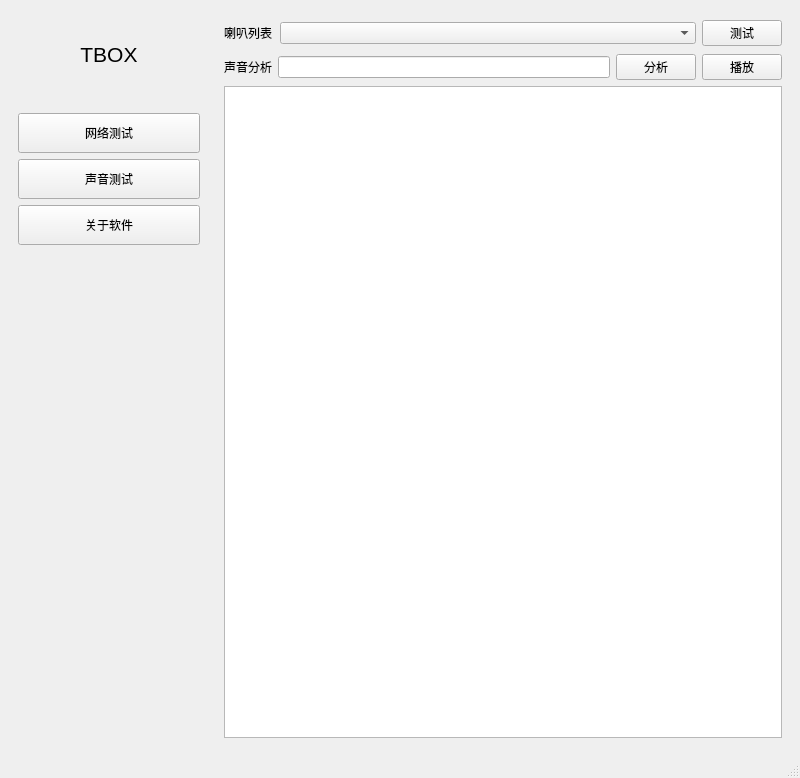
<?xml version="1.0" encoding="UTF-8"?>
<ui version="4.0">
 <class>MainWindow</class>
 <widget class="QMainWindow" name="MainWindow">
  <property name="geometry">
   <rect>
    <x>0</x>
    <y>0</y>
    <width>800</width>
    <height>778</height>
   </rect>
  </property>
  <property name="sizePolicy">
   <sizepolicy hsizetype="Minimum" vsizetype="Minimum">
    <horstretch>0</horstretch>
    <verstretch>0</verstretch>
   </sizepolicy>
  </property>
  <property name="minimumSize">
   <size>
    <width>800</width>
    <height>600</height>
   </size>
  </property>
  <property name="windowTitle">
   <string>MainWindow</string>
  </property>
  <widget class="QWidget" name="centralwidget">
   <property name="sizePolicy">
    <sizepolicy hsizetype="Preferred" vsizetype="Preferred">
     <horstretch>0</horstretch>
     <verstretch>0</verstretch>
    </sizepolicy>
   </property>
   <property name="minimumSize">
    <size>
     <width>0</width>
     <height>0</height>
    </size>
   </property>
   <layout class="QVBoxLayout" name="verticalLayout_3">
    <item>
     <layout class="QHBoxLayout" name="horizontalLayout">
      <item>
       <widget class="QWidget" name="widget" native="true">
        <property name="sizePolicy">
         <sizepolicy hsizetype="Fixed" vsizetype="Preferred">
          <horstretch>0</horstretch>
          <verstretch>0</verstretch>
         </sizepolicy>
        </property>
        <property name="minimumSize">
         <size>
          <width>200</width>
          <height>0</height>
         </size>
        </property>
        <property name="maximumSize">
         <size>
          <width>200</width>
          <height>16777215</height>
         </size>
        </property>
        <layout class="QVBoxLayout" name="verticalLayout_4">
         <item>
          <widget class="QWidget" name="widget_2" native="true">
           <property name="sizePolicy">
            <sizepolicy hsizetype="Fixed" vsizetype="Fixed">
             <horstretch>0</horstretch>
             <verstretch>0</verstretch>
            </sizepolicy>
           </property>
           <property name="baseSize">
            <size>
             <width>200</width>
             <height>200</height>
            </size>
           </property>
           <layout class="QVBoxLayout" name="verticalLayout_2"/>
          </widget>
         </item>
         <item>
          <widget class="QLabel" name="label_2">
           <property name="font">
            <font>
             <pointsize>16</pointsize>
             <italic>false</italic>
             <bold>false</bold>
            </font>
           </property>
           <property name="text">
            <string>TBOX</string>
           </property>
           <property name="alignment">
            <set>Qt::AlignmentFlag::AlignCenter</set>
           </property>
          </widget>
         </item>
         <item>
          <spacer name="verticalSpacer_2">
           <property name="orientation">
            <enum>Qt::Orientation::Vertical</enum>
           </property>
           <property name="sizeType">
            <enum>QSizePolicy::Policy::Fixed</enum>
           </property>
           <property name="sizeHint" stdset="0">
            <size>
             <width>20</width>
             <height>40</height>
            </size>
           </property>
          </spacer>
         </item>
         <item>
          <widget class="QPushButton" name="pushButton">
           <property name="minimumSize">
            <size>
             <width>0</width>
             <height>40</height>
            </size>
           </property>
           <property name="maximumSize">
            <size>
             <width>16777215</width>
             <height>40</height>
            </size>
           </property>
           <property name="styleSheet">
            <string notr="true">QPushButton:checked {
    background-color: #0078d7;
    border-left: 4px solid #00ffcc;
}</string>
           </property>
           <property name="text">
            <string>网络测试</string>
           </property>
           <property name="checkable">
            <bool>true</bool>
           </property>
          </widget>
         </item>
         <item>
          <widget class="QPushButton" name="pushButton_2">
           <property name="minimumSize">
            <size>
             <width>0</width>
             <height>40</height>
            </size>
           </property>
           <property name="maximumSize">
            <size>
             <width>16777215</width>
             <height>60</height>
            </size>
           </property>
           <property name="text">
            <string>声音测试</string>
           </property>
           <property name="checkable">
            <bool>true</bool>
           </property>
          </widget>
         </item>
         <item>
          <widget class="QPushButton" name="pushButton_6">
           <property name="minimumSize">
            <size>
             <width>0</width>
             <height>40</height>
            </size>
           </property>
           <property name="text">
            <string>关于软件</string>
           </property>
           <property name="checkable">
            <bool>false</bool>
           </property>
          </widget>
         </item>
         <item>
          <spacer name="verticalSpacer">
           <property name="orientation">
            <enum>Qt::Orientation::Vertical</enum>
           </property>
           <property name="sizeHint" stdset="0">
            <size>
             <width>20</width>
             <height>525</height>
            </size>
           </property>
          </spacer>
         </item>
        </layout>
       </widget>
      </item>
      <item>
       <widget class="QStackedWidget" name="stackedWidget">
        <property name="sizePolicy">
         <sizepolicy hsizetype="Preferred" vsizetype="Minimum">
          <horstretch>0</horstretch>
          <verstretch>0</verstretch>
         </sizepolicy>
        </property>
        <property name="minimumSize">
         <size>
          <width>0</width>
          <height>180</height>
         </size>
        </property>
        <property name="currentIndex">
         <number>1</number>
        </property>
        <widget class="QWidget" name="page">
         <layout class="QVBoxLayout" name="verticalLayout_7">
          <item>
           <layout class="QVBoxLayout" name="verticalLayout_6">
            <item>
             <layout class="QVBoxLayout" name="verticalLayout_5">
              <item>
               <layout class="QHBoxLayout" name="horizontalLayout_2">
                <item>
                 <widget class="QLabel" name="label_4">
                  <property name="minimumSize">
                   <size>
                    <width>50</width>
                    <height>0</height>
                   </size>
                  </property>
                  <property name="text">
                   <string>IP地址</string>
                  </property>
                 </widget>
                </item>
                <item>
                 <widget class="QLineEdit" name="lineEdit">
                  <property name="text">
                   <string/>
                  </property>
                 </widget>
                </item>
                <item>
                 <widget class="QPushButton" name="pushButton_4">
                  <property name="text">
                   <string>ping</string>
                  </property>
                 </widget>
                </item>
               </layout>
              </item>
              <item>
               <widget class="QPushButton" name="pushButton_3">
                <property name="text">
                 <string>本地IP</string>
                </property>
               </widget>
              </item>
             </layout>
            </item>
            <item>
             <widget class="QTextBrowser" name="textBrowser">
              <property name="verticalScrollBarPolicy">
               <enum>Qt::ScrollBarPolicy::ScrollBarAlwaysOff</enum>
              </property>
              <property name="horizontalScrollBarPolicy">
               <enum>Qt::ScrollBarPolicy::ScrollBarAlwaysOff</enum>
              </property>
             </widget>
            </item>
           </layout>
          </item>
         </layout>
        </widget>
        <widget class="QWidget" name="page_2">
         <layout class="QVBoxLayout" name="verticalLayout_8">
          <item>
           <layout class="QVBoxLayout" name="verticalLayout">
            <item>
             <layout class="QHBoxLayout" name="horizontalLayout_4">
              <item>
               <widget class="QLabel" name="label">
                <property name="sizePolicy">
                 <sizepolicy hsizetype="Fixed" vsizetype="Fixed">
                  <horstretch>0</horstretch>
                  <verstretch>0</verstretch>
                 </sizepolicy>
                </property>
                <property name="minimumSize">
                 <size>
                  <width>50</width>
                  <height>30</height>
                 </size>
                </property>
                <property name="maximumSize">
                 <size>
                  <width>50</width>
                  <height>30</height>
                 </size>
                </property>
                <property name="text">
                 <string>喇叭列表</string>
                </property>
               </widget>
              </item>
              <item>
               <widget class="QComboBox" name="comboBox"/>
              </item>
              <item>
               <widget class="QPushButton" name="pushButton_5">
                <property name="sizePolicy">
                 <sizepolicy hsizetype="Fixed" vsizetype="Fixed">
                  <horstretch>0</horstretch>
                  <verstretch>0</verstretch>
                 </sizepolicy>
                </property>
                <property name="minimumSize">
                 <size>
                  <width>80</width>
                  <height>0</height>
                 </size>
                </property>
                <property name="maximumSize">
                 <size>
                  <width>80</width>
                  <height>16777215</height>
                 </size>
                </property>
                <property name="text">
                 <string>测试</string>
                </property>
               </widget>
              </item>
             </layout>
            </item>
            <item>
             <layout class="QHBoxLayout" name="horizontalLayout_3">
              <item>
               <widget class="QLabel" name="label_3">
                <property name="text">
                 <string>声音分析</string>
                </property>
               </widget>
              </item>
              <item>
               <widget class="QLineEdit" name="lineEdit_2"/>
              </item>
              <item>
               <widget class="QPushButton" name="pushButton_7">
                <property name="minimumSize">
                 <size>
                  <width>80</width>
                  <height>0</height>
                 </size>
                </property>
                <property name="text">
                 <string>分析</string>
                </property>
               </widget>
              </item>
              <item>
               <widget class="QPushButton" name="pushButton_8">
                <property name="minimumSize">
                 <size>
                  <width>80</width>
                  <height>0</height>
                 </size>
                </property>
                <property name="text">
                 <string>播放</string>
                </property>
               </widget>
              </item>
             </layout>
            </item>
            <item>
             <widget class="QTextBrowser" name="textBrowser_3">
              <property name="verticalScrollBarPolicy">
               <enum>Qt::ScrollBarPolicy::ScrollBarAsNeeded</enum>
              </property>
              <property name="horizontalScrollBarPolicy">
               <enum>Qt::ScrollBarPolicy::ScrollBarAlwaysOff</enum>
              </property>
             </widget>
            </item>
           </layout>
          </item>
         </layout>
        </widget>
       </widget>
      </item>
     </layout>
    </item>
   </layout>
  </widget>
  <widget class="QMenuBar" name="menubar">
   <property name="geometry">
    <rect>
     <x>0</x>
     <y>0</y>
     <width>800</width>
     <height>33</height>
    </rect>
   </property>
  </widget>
  <widget class="QStatusBar" name="statusbar"/>
 </widget>
 <resources/>
 <connections/>
</ui>
